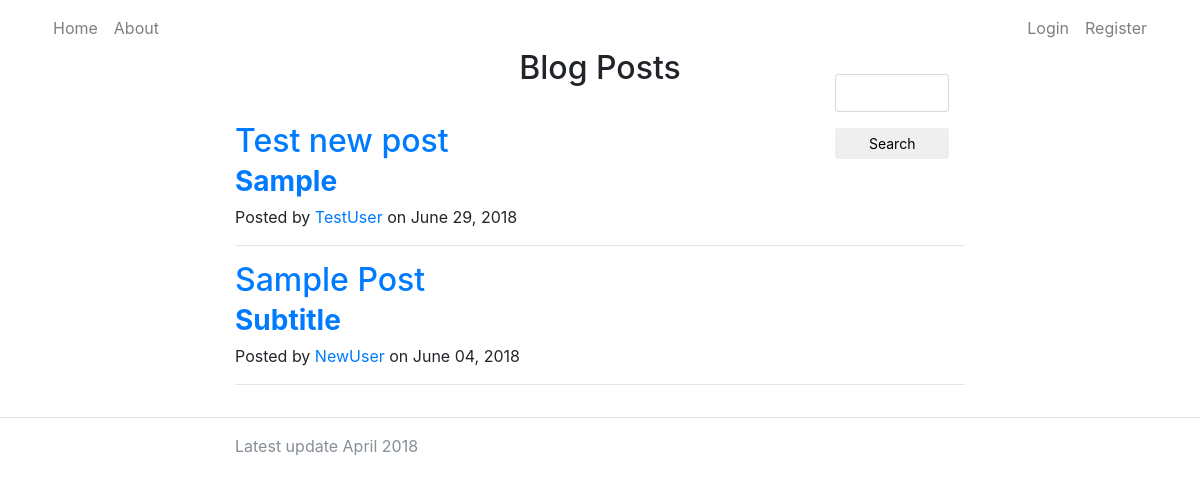
The page / on the database its author committed.
### dbModels.py (models this page shows, shortened)
class Blogpost(db.Model):
    id = db.Column(db.Integer, primary_key=True)
    title = db.Column(db.String(50))
    topic = db.Column(db.String(50))
    author = db.Column(db.String(20))
    date_posted = db.Column(db.DateTime)
    content = db.Column(db.Text)

### routing.py (the view)
@app.route('/', methods=['GET', 'POST'])
def index():
    form = SearchForm()
    if form.validate_on_submit():
        return redirect(url_for('search', query=form.search.data))
    return render_template('index.html', posts=allPosts(), form=form)

### forms.py
class SearchForm(FlaskForm):
    search = StringField('', validators=[InputRequired()])

### routing.py (called while the page is built)
@cache.cached(timeout=20)
def allPosts():
    return Blogpost.query.order_by(Blogpost.date_posted.desc()).all()

### templates/index.html (shortened to what this page needs)
{% extends 'base.html' %}
{% block content %}
<div class="row">
  <div class="col"></div>
  <div class="col">
    <h2 id="pageTitle">
      Blog Posts
    </h2>
  </div>
  <div class="col">
    <div class="search">
      <form method="POST" action="{{ url_for('index') }}">
        {{ wtf.form_field(form.search) }}
        <button type="submit" class="btn btn-sm" id="search">Search</button>
      </form>
    </div>
  </div>
</div>
<div class="container" id="posts">
  <div class="row">
    <div class="col-lg-8 col-md-10 mx-auto">
    {% for post in posts %}
      <div class="post-preview">
        <a href="{{ url_for('post', post_id=post.id) }}">
          <h2 class="post-title">
            {{ post.title }}
          </h2>
        </a>
        <h3 class="post-subtitle">
          <a href="{{ url_for('topic', topic = post.topic) }}"><strong> {{ post.topic }} </strong></a>
        </h3>
        <p class="post-meta">Posted by
          <a href="{{ url_for('profile', username = post.author) }}">{{ post.author }}</a>
          on {{ post.date_posted.strftime('%B %d, %Y') }}</p>
      </div>
      <hr>
      {% endfor %}
    </div>
  </div>
</div>
{% endblock %}

### static/stylesheet.css (style rules this page uses)
body { margin-top: 50px; }
#search { margin-left: 4%; width: 30%; }
#pageTitle { text-align: center; }
#posts { margin-top: -3%; }

### rows shown on the page
Blogpost: title "Test new post", topic "Sample", author "TestUser", date_posted "June 29, 2018"
Blogpost: title "Sample Post", topic "Subtitle", author "NewUser", date_posted "June 04, 2018"
